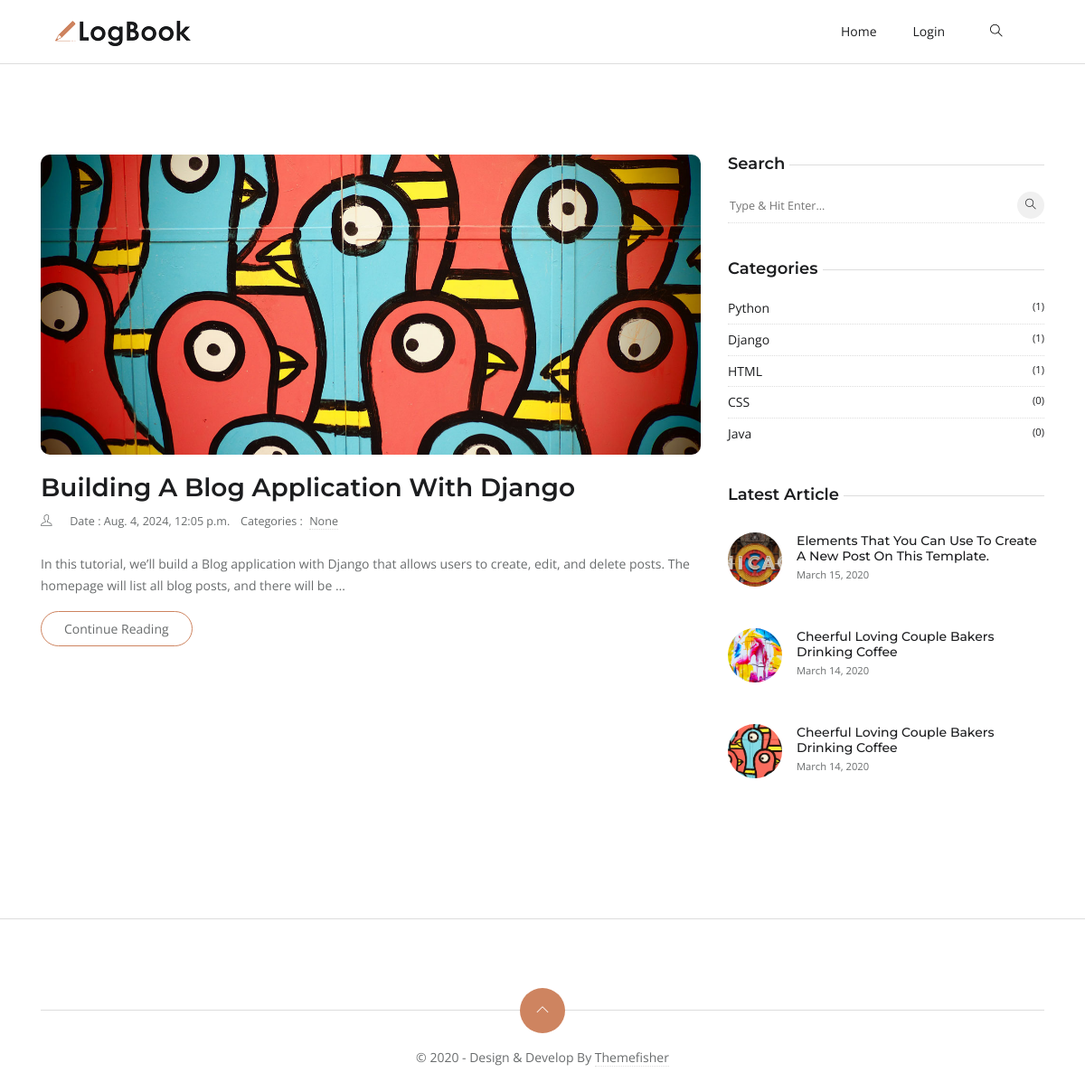
Screenshot of /?q=Django with the database file from the repository.
### blog/models.py (models this page shows, shortened)
class Post(models.Model):
    title = models.CharField(max_length=500)
    slug = models.SlugField(unique=True, blank=True)
    content = models.TextField()
    published_date = models.DateTimeField(auto_now=True, blank=True)
    post_image = models.ImageField(
        null=True, default="post-2.jpg", upload_to="postImage"
    )
    author = models.ForeignKey(User, on_delete=models.CASCADE)
    category = models.ManyToManyField(Category)
    created_at = models.DateTimeField(auto_now_add=True)
    updated_date = models.DateTimeField(auto_now=True)

class Category(models.Model):
    name = models.CharField(max_length=200)
    created_at = models.DateTimeField(auto_now_add=True)

### blog/views.py (the view)
# urls.py: path("", views.home, name="home"),
def home(request):
    q = request.GET.get("q") if request.GET.get("q") != None else ""
    posts = Post.objects.filter(
        Q(category__name__icontains=q) | Q(title__icontains=q) | Q(content__icontains=q)
    )
    category = Category.objects.all()[0:5]
    context = {
        "posts": posts,
        "category": category,
    }
    return render(request, "home.html", context)

### templates/home.html
{% extends 'base.html' %}
{% load static %}
{% block content %}
  <section class="section">
    <div class="container">
      <div class="row">
        <div class="col-lg-8 mb-5 mb-lg-0">
          {% for post in posts %}
            <article class="row mb-5">
              <div class="col-12">
                <div class="post-slider">
                  <img loading="lazy" src="{{ post.post_image.url }}" class="img-fluid" alt="post-thumb" />
                </div>
              </div>
              <div class="col-12 mx-auto">
                <h3><a class="post-title" href="{% url 'post' post.slug %}">{{ post.title }}</a></h3>
                <ul class="list-inline post-meta mb-4">
                  <li class="list-inline-item">
                    <i class="ti-user mr-2"></i><a href="author.html">{{ post.author.first_name }}</a>
                  </li>
                  <li class="list-inline-item">Date : {{ post.created_at }}</li>
                  <li class="list-inline-item">
                    Categories : <a href="#!" class="ml-1">{{ post.category.name }}</a>
                  </li>
                </ul>
                <p>{{ post.content|truncatewords:30 }}</p> <a href="{% url 'post' post.slug %}" class="btn btn-outline-primary">Continue Reading</a>
              </div>
            </article>
          {% endfor %}
        </div>
        <aside class="col-lg-4">
          <div class="widget">
            <h5 class="widget-title"><span>Search</span></h5>
            <form action="{% url 'home' %}" method="get" class="widget-search">
              <input id="search-query" name="q" type="search" placeholder="Type &amp; Hit Enter..." />
              <button type="submit"><i class="ti-search"></i></button>
            </form>
          </div>
          {% include 'post/category.html' %}
          <div class="widget">
            <h5 class="widget-title"><span>Latest Article</span></h5>
            <ul class="list-unstyled widget-list">
              <li class="media widget-post align-items-center">
                <a href="post-elements.html"><img loading="lazy" class="mr-3" src="images/post/post-6.jpg" /></a>
                <div class="media-body">
                  <h5 class="h6 mb-0"><a href="post-elements.html">Elements That You Can Use To Create A New Post On This Template.</a></h5>
                  <small>March 15, 2020</small>
                </div>
              </li>
            </ul>
            <ul class="list-unstyled widget-list">
              <li class="media widget-post align-items-center">
                <a href="post-details-1.html"><img loading="lazy" class="mr-3" src="images/post/post-1.jpg" /></a>
                <div class="media-body">
                  <h5 class="h6 mb-0"><a href="post-details-1.html">Cheerful Loving Couple Bakers Drinking Coffee</a></h5>
                  <small>March 14, 2020</small>
                </div>
              </li>
            </ul>
            <ul class="list-unstyled widget-list">
              <li class="media widget-post align-items-center">
                <a href="post-details-2.html"><img loading="lazy" class="mr-3" src="images/post/post-2.jpg" /></a>
                <div class="media-body">
                  <h5 class="h6 mb-0"><a href="post-details-2.html">Cheerful Loving Couple Bakers Drinking Coffee</a></h5>
                  <small>March 14, 2020</small>
                </div>
              </li>
            </ul>
          </div>
        </aside>
      </div>
    </div>
  </section>
{% endblock %}

### templates/post/category.html
<div class="widget">
  <h5 class="widget-title"><span>Categories</span></h5>
  <ul class="list-unstyled widget-list">
    {% for cate in category %}
    <li>
      <a href="{% url 'home' %}?q={{ cate.name }}" class="d-flex">
        {{cate.name}}
        <small class="ml-auto">({{ cate.post_set.all.count }})</small>
      </a>
    </li>
    {% endfor %}
  </ul>
</div>

### myblog/static/css/style.css (style rules this page uses)
body { line-height: 1.7; font-family: "Open Sans", sans-serif; -webkit-font-smoothing: antialiased; color: #696c6d; font-size: 14px; }
p, .paragraph { font-weight: 400; color: #696c6d; font-size: 14px; line-height: 1.7; font-family: "Open Sans", sans-serif; }
h1, h2, h3, h4, h5, h6 { color: #1c1d1f; font-family: "Montserrat", sans-serif; font-weight: 600; line-height: 1.2; }
h3, .h3 { font-size: 28px; }
h5, .h5 { font-size: 18px; }
h6, .h6 { font-size: 14px; }
.btn { font-size: 14px; font-family: "Open Sans", sans-serif; text-transform: capitalize; padding: 8px 25px; border-radius: 50px; border: 1px solid; position: relative; z-index: 1; transition: 0.2s ease; }
.btn-outline-primary { background: transparent; color: #696c6d; border-color: #ce8460; }
body { background-color: #fff; overflow-x: hidden; }
img { vertical-align: middle; border: 0; }
a, a:hover, a:focus { text-decoration: none; }
a, button, select { cursor: pointer; transition: 0.2s ease; }
.slick-slide { outline: 0; }
.section { padding-top: 100px; padding-bottom: 100px; }
.rounded-lg, .post-slider { border-radius: 10px !important; }
.post-title { color: #1c1d1f; }
.post-meta li { margin-right: 10px; font-size: 90%; }
.post-meta a { color: #696c6d; border-bottom: 1px dotted #ddd; }
.post-slider { overflow: hidden; margin-bottom: 20px; }
.post-slider img { border-radius: inherit; }
.widget { background: #fff; margin-bottom: 40px; }
.widget-title { position: relative; margin-bottom: 15px; }
.widget-title span { background: #fff; position: relative; padding-right: 5px; z-index: 1; }
.widget-title::before { position: absolute; content: ""; right: 0; height: 1px; width: 100%; background: #ddd; top: 50%; }
.widget-search { position: relative; }
.widget-search input { border: 0; border-bottom: 1px dotted #ddd; width: 100%; height: 40px; }
.widget-search input::placeholder { font-size: 90%; }
.widget-search button { height: 30px; width: 30px; line-height: 30px; display: inline-block; padding: 0; background: #f0f0f0; color: #1c1d1f; text-align: center; border-radius: 50%; position: absolute; right: 0; top: 5px; border: 0; font-size: 12px; }
.widget-list li { padding: 5px 0; }
.widget-list li:not(:last-child) { border-bottom: 1px dotted #ddd; }
.widget-list li a { color: #1c1d1f; }
.widget-post { padding: 15px 0 !important; }
.widget-post img { height: 60px; width: 60px; border-radius: 50%; -o-object-fit: cover; object-fit: cover; }

### rows the page displays
Post: post_image (picture), title "Building A Blog Application With Django", created_at "Aug. 4, 2024, 12:05 p.m.", category.name "None", content "In this tutorial, we’ll build a Blog application with Django that allows users to create, edit, and delete posts. The homepage will list all blog posts, and there will be …"
Category: name "Python", post_set.all.count "1"
Category: name "Django", post_set.all.count "1"
Category: name "HTML", post_set.all.count "1"
Category: name "CSS", post_set.all.count "0"
Category: name "Java", post_set.all.count "0"
